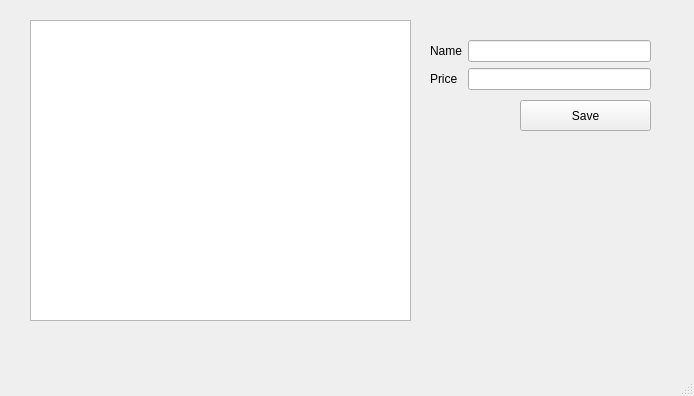
<?xml version="1.0" encoding="UTF-8"?>
<ui version="4.0">
 <class>MainWindow</class>
 <widget class="QMainWindow" name="MainWindow">
  <property name="geometry">
   <rect>
    <x>0</x>
    <y>0</y>
    <width>694</width>
    <height>396</height>
   </rect>
  </property>
  <property name="windowTitle">
   <string>MainWindow</string>
  </property>
  <widget class="QWidget" name="centralwidget">
   <widget class="QTableWidget" name="tableProducts">
    <property name="geometry">
     <rect>
      <x>30</x>
      <y>20</y>
      <width>381</width>
      <height>301</height>
     </rect>
    </property>
    <property name="rowCount">
     <number>0</number>
    </property>
    <property name="columnCount">
     <number>0</number>
    </property>
   </widget>
   <widget class="QWidget" name="formLayoutWidget">
    <property name="geometry">
     <rect>
      <x>430</x>
      <y>40</y>
      <width>221</width>
      <height>61</height>
     </rect>
    </property>
    <layout class="QFormLayout" name="formLayout">
     <item row="0" column="0">
      <widget class="QLabel" name="lblName">
       <property name="sizePolicy">
        <sizepolicy hsizetype="Preferred" vsizetype="Preferred">
         <horstretch>0</horstretch>
         <verstretch>0</verstretch>
        </sizepolicy>
       </property>
       <property name="text">
        <string>Name</string>
       </property>
      </widget>
     </item>
     <item row="0" column="1">
      <widget class="QLineEdit" name="lineName">
       <property name="sizePolicy">
        <sizepolicy hsizetype="Expanding" vsizetype="Fixed">
         <horstretch>0</horstretch>
         <verstretch>0</verstretch>
        </sizepolicy>
       </property>
      </widget>
     </item>
     <item row="1" column="1">
      <widget class="QLineEdit" name="linePrice"/>
     </item>
     <item row="1" column="0">
      <widget class="QLabel" name="lblPrice">
       <property name="sizePolicy">
        <sizepolicy hsizetype="Preferred" vsizetype="Preferred">
         <horstretch>0</horstretch>
         <verstretch>0</verstretch>
        </sizepolicy>
       </property>
       <property name="text">
        <string>Price</string>
       </property>
      </widget>
     </item>
    </layout>
   </widget>
   <widget class="QPushButton" name="btnSave">
    <property name="geometry">
     <rect>
      <x>520</x>
      <y>100</y>
      <width>131</width>
      <height>31</height>
     </rect>
    </property>
    <property name="text">
     <string>Save</string>
    </property>
   </widget>
  </widget>
  <widget class="QMenuBar" name="menubar">
   <property name="geometry">
    <rect>
     <x>0</x>
     <y>0</y>
     <width>694</width>
     <height>21</height>
    </rect>
   </property>
  </widget>
  <widget class="QStatusBar" name="statusbar"/>
 </widget>
 <resources/>
 <connections/>
</ui>
